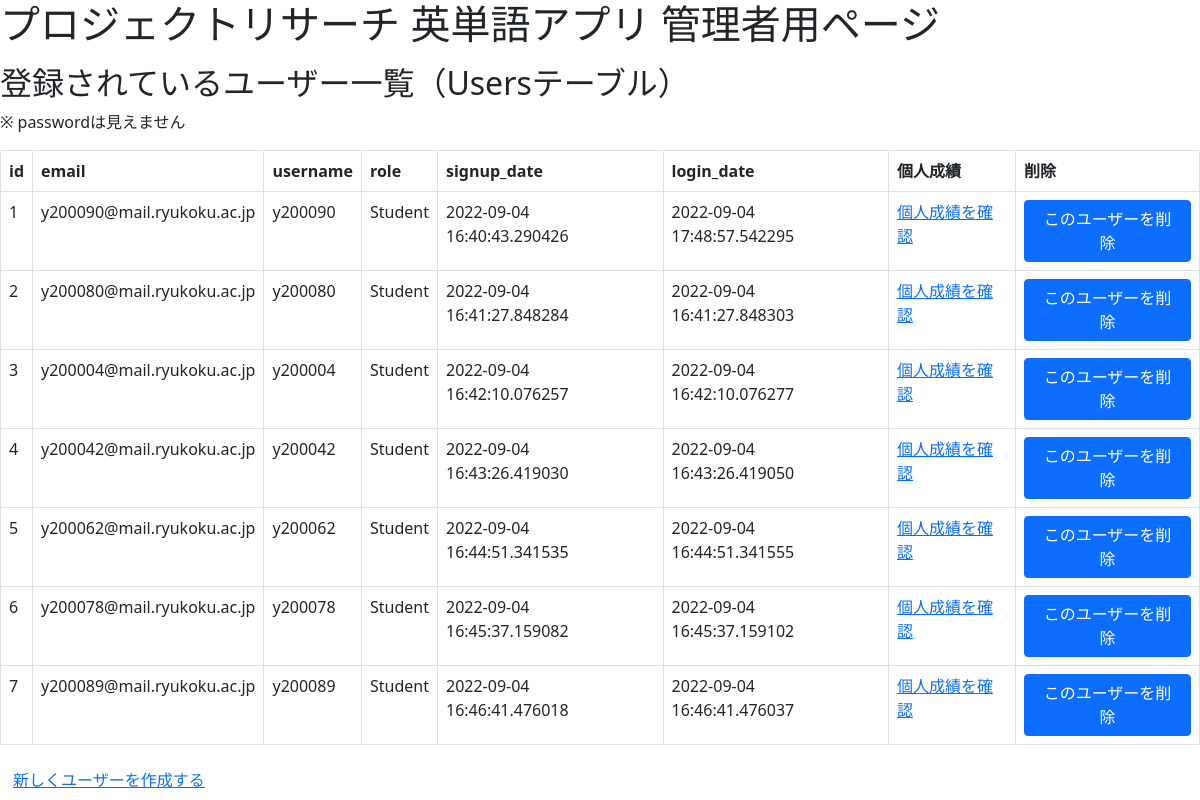
/, run on an earlier commit of the app's database.
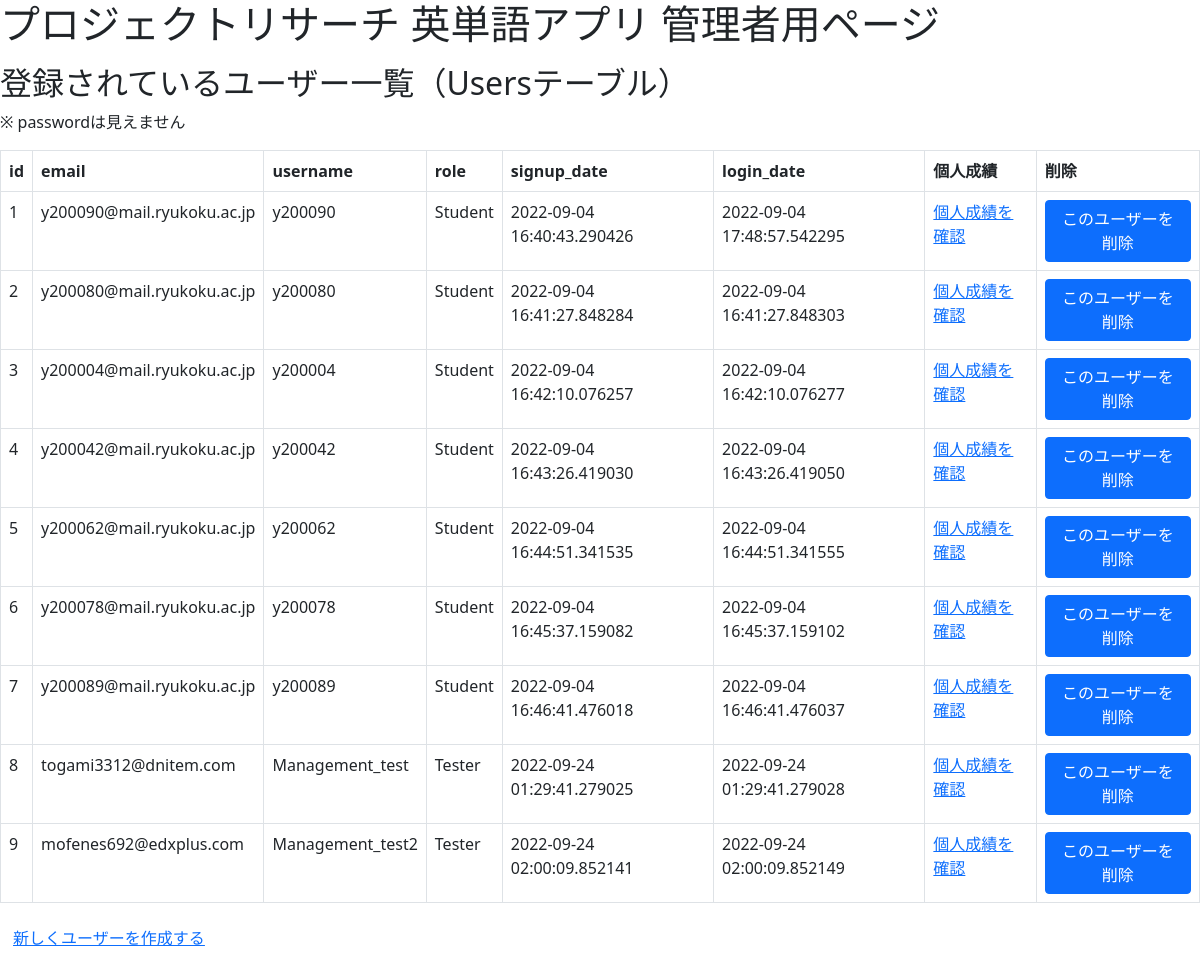
And on a later commit of the database.
### tables this page shows
CREATE TABLE users (
	id INTEGER NOT NULL, 
	email VARCHAR(100) NOT NULL, 
	username VARCHAR(50) NOT NULL, 
	password VARCHAR(100) NOT NULL, 
	role VARCHAR(20) NOT NULL, 
	signup_date DATETIME NOT NULL, 
	login_date DATETIME NOT NULL, 
	PRIMARY KEY (id), 
	UNIQUE (email), 
	UNIQUE (username)
);

### Management_app.py (the view)
@app.route('/', methods=['GET', 'POST'])
def index():
    if request.method == 'GET':
        db = sqlite3.connect(DATABASE)  # データベースと接続
        sql_statement = 'SELECT id,email,username,role,signup_date,login_date FROM users'
        cur = db.execute(sql_statement)  # 検索を実行
        userdata = cur.fetchall()  # 該当部分を全て取得
        db.close()  # データベースとの接続を閉じる
        return render_template('home.html', userdata=userdata)

### templates/home.html (shortened to what this page needs)
{% extends "base.html" %}
{% block body %}
<h1>プロジェクトリサーチ 英単語アプリ 管理者用ページ</h1>
<h2>登録されているユーザー一覧（Usersテーブル）</h2>
<p>※ passwordは見えません</p>
<table class="table table-bordered">
  <thead>
    <tr>
      <th>id</th>
      <th>email</th>
      <th>username</th>
      <th>role</th>
      <th>signup_date</th>
      <th>login_date</th>
      <th>個人成績</th>
      <th>削除</th>
    </tr>
  </thead>
  <tbody>
    {% for useritem in userdata %}
    <tr>
      <td>{{useritem[0]}}</td>
      <td>{{useritem[1]}}</td>
      <td>{{useritem[2]}}</td>
      <td>{{useritem[3]}}</td>
      <td>{{useritem[4]}}</td>
      <td>{{useritem[5]}}</td>
      <td><a href="/students/{{useritem[0]}}">個人成績を確認</a></td>
      <td>
        <button type="button" class="btn btn-primary" data-bs-toggle="modal"
          data-bs-target="#Modal_{{useritem[0]}}">このユーザーを削除</button>
      </td>
    </tr>
    {% endfor %}
  </tbody>
</table>
<button type="button" class="btn btn-link"><a href="/create_user">新しくユーザーを作成する</a></button>
{% endblock %}

What changed in the data, as far as the page shows it:
added users: id "8", email "togami3312@dnitem.com", username "Management_test", role "Tester", signup_date "2022-09-24 01:29:41.279025", login_date "2022-09-24 01:29:41.279028"
added users: id "9", email "mofenes692@edxplus.com", username "Management_test2", role "Tester", signup_date "2022-09-24 02:00:09.852141", login_date "2022-09-24 02:00:09.852149"
